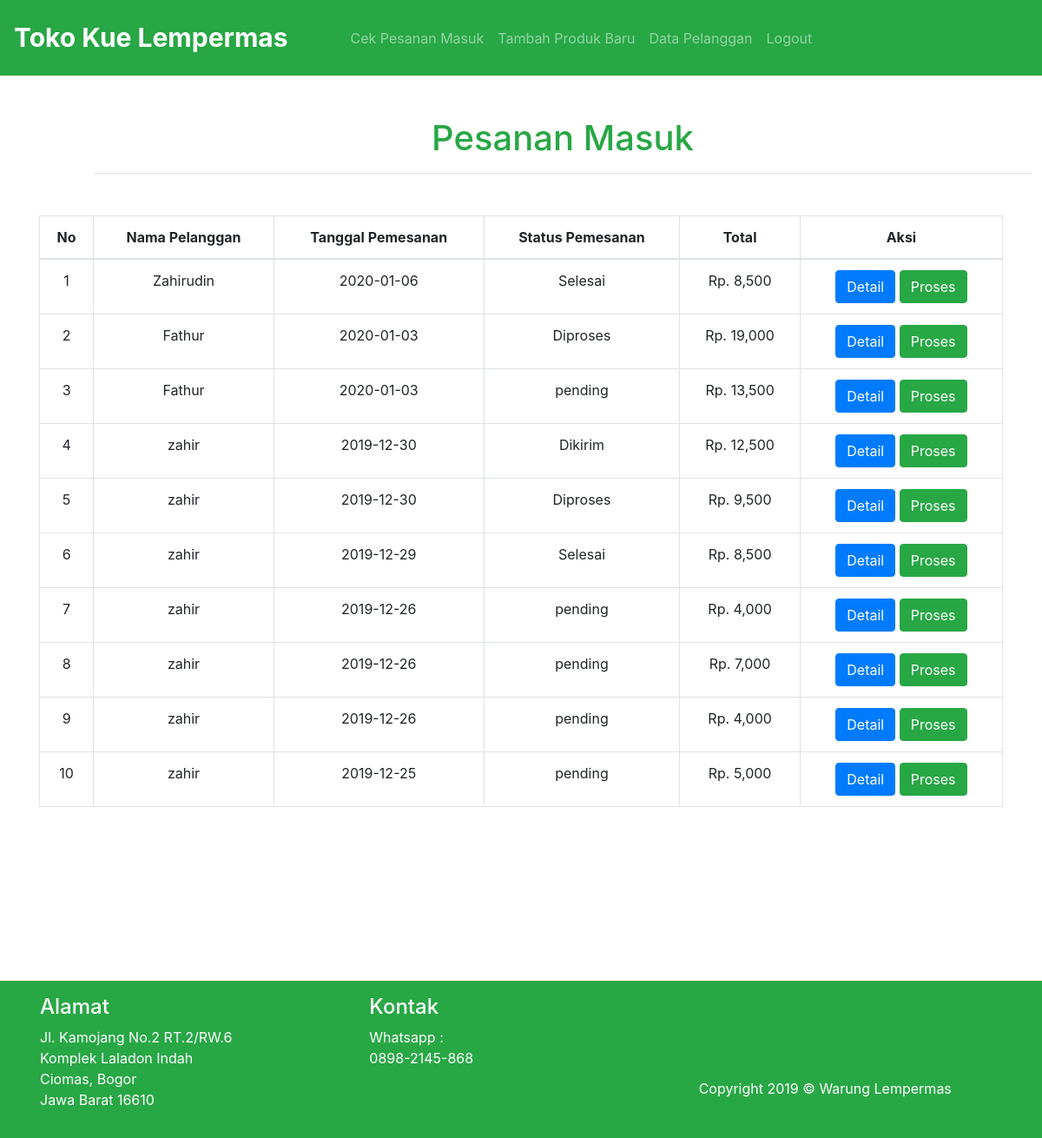
The app's page /pesanan.php (signed in) with its own data.
### tables this page shows
CREATE TABLE `pembelian` (
  `id_pembelian` int(11) NOT NULL,
  `id_pelanggan` int(20) NOT NULL,
  `id_ongkir` int(20) NOT NULL,
  `tanggal_pembelian` date NOT NULL,
  `total_pembelian` int(20) NOT NULL,
  `nama_daerah` varchar(50) NOT NULL,
  `tarif` int(15) NOT NULL,
  `alamat_pengiriman` text NOT NULL,
  `status_pembelian` varchar(100) NOT NULL DEFAULT 'pending'
);

CREATE TABLE `pelanggan` (
  `id_pelanggan` int(11) NOT NULL,
  `nama_pelanggan` varchar(100) NOT NULL,
  `telepon_pelanggan` varchar(12) NOT NULL,
  `password_pelanggan` varchar(25) NOT NULL,
  `email_pelanggan` varchar(50) NOT NULL,
  `alamat_pelanggan` text NOT NULL
);

### pesanan.php (the view, shortened to what this page needs)
<?php
require 'functions.php';
?>
<!doctype html>
<html lang="en">
<head>
    <link rel="stylesheet" href="css/bootstrap.min.css">
    <link rel="stylesheet" href="style/style.css">
</head>
<body>
    <section class="nav">
        <nav class="navbar navbar-expand-lg navbar-dark bg-success w-100 p-3">
            <a class="navbar-brand font-weight-bold" href="index.php">Toko Kue Lempermas</a>
            <div class="collapse navbar-collapse ml-5" id="navbarSupportedContent">
                <ul class="navbar-nav mr-auto">
                    <li class="nav-item">
                        <a class="nav-link" href="pesanan.php">Cek Pesanan Masuk</a>
                    </li>
                    <li class="nav-item">
                        <a class="nav-link" href="tambah.php">Tambah Produk Baru</a>
                    </li>
                    <li class="nav-item">
                        <a class="nav-link" href="pelanggan.php">Data Pelanggan</a>
                    </li>
                    <li class="nav-item">
                        <a class="nav-link" href="logout.php">Logout</a>
                    </li>
                </ul>
            </div>
        </nav>
    </section>
    <section class="tambah" style="margin-bottom: 200px">
        <div class="container">
            <div class="col m-5 text-center">
                <h1 class="text-success">Pesanan Masuk</h1>
                <hr>
            </div>
            <table class="table table-bordered text-center">
                <thead>
                    <th class="text-center">No</th>
                    <th class="text-center">Nama Pelanggan</th>
                    <th class="text-center">Tanggal Pemesanan</th>
                    <th class="text-center">Status Pemesanan</th>
                    <th class="text-center">Total</th>
                    <th class="text-center">Aksi</th>
                </thead>
                <tbody>
                <?php $nomor = 1; ?>
                <?php
                $ambil = $conn->query("SELECT * FROM pembelian JOIN pelanggan ON pembelian.id_pelanggan = pelanggan.id_pelanggan
                ORDER BY pembelian.tanggal_pembelian DESC");?>
                <?php while($pecah = $ambil->fetch_assoc()) { ?>
                    <tr>
                        <td><?= $nomor;?></td>
                        <td><?= $pecah['nama_pelanggan']; ?></td>
                        <td><?= $pecah['tanggal_pembelian']; ?></td>
                        <td><?= $pecah['status_pembelian']; ?></td>
                        <td>Rp. <?= number_format($pecah['total_pembelian']); ?></td>
                        <td><a href="detailp.php?id=<?= $pecah['id_pembelian']; ?>" class="btn btn-primary">Detail</a>
                        <a href="proses.php?id=<?= $pecah['id_pembelian']; ?>" class="btn btn-success">Proses</a>
                        </td>
                    </tr>
                <?php $nomor++; ?>
                <?php } ?>
                </tbody>
            </table>
        </div>
    </section>
    <footer class="bg-success text-white w-100 position-static">
        <div class="container p-3">
            <div class="row">
                <div class="col-sm-4">
                    <h4>Alamat</h4>
                    <p>Jl. Kamojang No.2
                        RT.2/RW.6<br>
                        Komplek Laladon Indah<br>
                        Ciomas, Bogor<br>
                        Jawa Barat 16610</p>
                </div>
                <div class="col-sm-4">
                    <h4>Kontak</h4>
                    <p>
                        Whatsapp :<br>
                        0898-2145-868
                    </p>
                </div>
                <div class="col-sm-4">
                    <p class="mt-5 pt-5">Copyright 2019 &copy; Warung Lempermas</p>
                </div>
            </div>
        </div>
    </footer>
</body>
</html>

### style/style.css (style rules this page uses)
.navbar-brand { font-size: 30px; }

### records on screen
pembelian: id_pelanggan.nama_pelanggan "Zahirudin", tanggal_pembelian "2020-01-06", status_pembelian "Selesai", total_pembelian "8,500"
pembelian: id_pelanggan.nama_pelanggan "Fathur", tanggal_pembelian "2020-01-03", status_pembelian "Diproses", total_pembelian "19,000"
pembelian: id_pelanggan.nama_pelanggan "Fathur", tanggal_pembelian "2020-01-03", status_pembelian "pending", total_pembelian "13,500"
pembelian: id_pelanggan.nama_pelanggan "zahir", tanggal_pembelian "2019-12-30", status_pembelian "Dikirim", total_pembelian "12,500"
pembelian: id_pelanggan.nama_pelanggan "zahir", tanggal_pembelian "2019-12-30", status_pembelian "Diproses", total_pembelian "9,500"
pembelian: id_pelanggan.nama_pelanggan "zahir", tanggal_pembelian "2019-12-29", status_pembelian "Selesai", total_pembelian "8,500"
pembelian: id_pelanggan.nama_pelanggan "zahir", tanggal_pembelian "2019-12-26", status_pembelian "pending", total_pembelian "4,000"
pembelian: id_pelanggan.nama_pelanggan "zahir", tanggal_pembelian "2019-12-26", status_pembelian "pending", total_pembelian "7,000"
pembelian: id_pelanggan.nama_pelanggan "zahir", tanggal_pembelian "2019-12-26", status_pembelian "pending", total_pembelian "4,000"
pembelian: id_pelanggan.nama_pelanggan "zahir", tanggal_pembelian "2019-12-25", status_pembelian "pending", total_pembelian "5,000"
